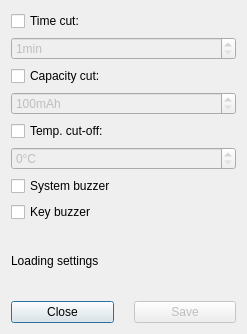
<?xml version="1.0" encoding="UTF-8"?>
<ui version="4.0">
 <class>SystemSettings</class>
 <widget class="QDialog" name="SystemSettings">
  <property name="geometry">
   <rect>
    <x>0</x>
    <y>0</y>
    <width>247</width>
    <height>334</height>
   </rect>
  </property>
  <property name="sizePolicy">
   <sizepolicy hsizetype="Minimum" vsizetype="Maximum">
    <horstretch>0</horstretch>
    <verstretch>0</verstretch>
   </sizepolicy>
  </property>
  <property name="windowTitle">
   <string>System settings</string>
  </property>
  <layout class="QVBoxLayout" name="verticalLayout">
   <item>
    <layout class="QVBoxLayout" name="verticalLayout_6">
     <item>
      <layout class="QVBoxLayout" name="verticalLayout_5">
       <item>
        <widget class="QCheckBox" name="chkTimeCut">
         <property name="text">
          <string>Time cut:</string>
         </property>
        </widget>
       </item>
       <item>
        <widget class="QSpinBox" name="spnTimeLimit">
         <property name="enabled">
          <bool>false</bool>
         </property>
         <property name="suffix">
          <string>min</string>
         </property>
         <property name="minimum">
          <number>1</number>
         </property>
         <property name="maximum">
          <number>720</number>
         </property>
        </widget>
       </item>
      </layout>
     </item>
     <item>
      <layout class="QVBoxLayout" name="verticalLayout_2">
       <item>
        <widget class="QCheckBox" name="chkCapacityCut">
         <property name="text">
          <string>Capacity cut:</string>
         </property>
        </widget>
       </item>
       <item>
        <widget class="QSpinBox" name="spnCapacityLimit">
         <property name="enabled">
          <bool>false</bool>
         </property>
         <property name="suffix">
          <string>mAh</string>
         </property>
         <property name="minimum">
          <number>100</number>
         </property>
         <property name="maximum">
          <number>5000</number>
         </property>
         <property name="singleStep">
          <number>100</number>
         </property>
        </widget>
       </item>
       <item>
        <layout class="QVBoxLayout" name="verticalLayout_4">
         <item>
          <layout class="QVBoxLayout" name="verticalLayout_3">
           <item>
            <widget class="QCheckBox" name="chkTempCut">
             <property name="enabled">
              <bool>true</bool>
             </property>
             <property name="text">
              <string>Temp. cut-off:</string>
             </property>
            </widget>
           </item>
           <item>
            <widget class="QSpinBox" name="spnTempLimit">
             <property name="enabled">
              <bool>false</bool>
             </property>
             <property name="suffix">
              <string>°C</string>
             </property>
            </widget>
           </item>
          </layout>
         </item>
         <item>
          <widget class="QCheckBox" name="chkSystemBuzzer">
           <property name="text">
            <string>System buzzer</string>
           </property>
          </widget>
         </item>
         <item>
          <widget class="QCheckBox" name="chkKeyBuzzer">
           <property name="text">
            <string>Key buzzer</string>
           </property>
          </widget>
         </item>
        </layout>
       </item>
      </layout>
     </item>
    </layout>
   </item>
   <item>
    <spacer name="verticalSpacer_2">
     <property name="orientation">
      <enum>Qt::Vertical</enum>
     </property>
     <property name="sizeHint" stdset="0">
      <size>
       <width>20</width>
       <height>40</height>
      </size>
     </property>
    </spacer>
   </item>
   <item>
    <widget class="QLabel" name="lblMessage">
     <property name="sizePolicy">
      <sizepolicy hsizetype="Preferred" vsizetype="Maximum">
       <horstretch>0</horstretch>
       <verstretch>0</verstretch>
      </sizepolicy>
     </property>
     <property name="text">
      <string>Loading settings</string>
     </property>
    </widget>
   </item>
   <item>
    <spacer name="verticalSpacer">
     <property name="orientation">
      <enum>Qt::Vertical</enum>
     </property>
     <property name="sizeHint" stdset="0">
      <size>
       <width>20</width>
       <height>40</height>
      </size>
     </property>
    </spacer>
   </item>
   <item>
    <layout class="QHBoxLayout" name="horizontalLayout">
     <property name="spacing">
      <number>20</number>
     </property>
     <item>
      <widget class="QPushButton" name="btnClose">
       <property name="text">
        <string>Close</string>
       </property>
      </widget>
     </item>
     <item>
      <widget class="QPushButton" name="btnSave">
       <property name="enabled">
        <bool>false</bool>
       </property>
       <property name="text">
        <string>Save</string>
       </property>
      </widget>
     </item>
    </layout>
   </item>
  </layout>
 </widget>
 <resources/>
 <connections>
  <connection>
   <sender>btnClose</sender>
   <signal>clicked()</signal>
   <receiver>SystemSettings</receiver>
   <slot>reject()</slot>
   <hints>
    <hint type="sourcelabel">
     <x>61</x>
     <y>311</y>
    </hint>
    <hint type="destinationlabel">
     <x>123</x>
     <y>166</y>
    </hint>
   </hints>
  </connection>
 </connections>
</ui>
